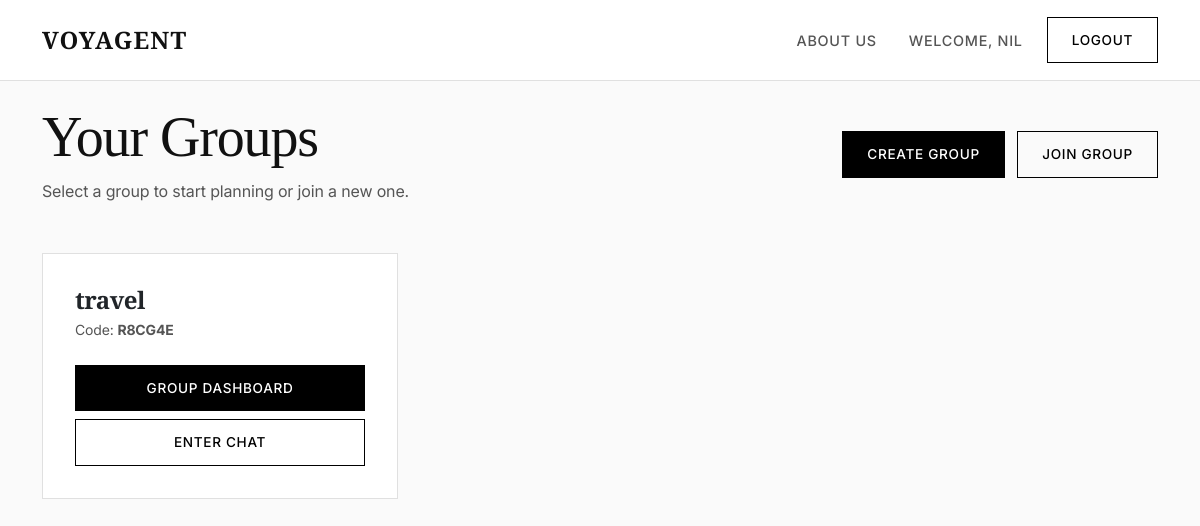
The page / (signed in) on the database as committed earlier.
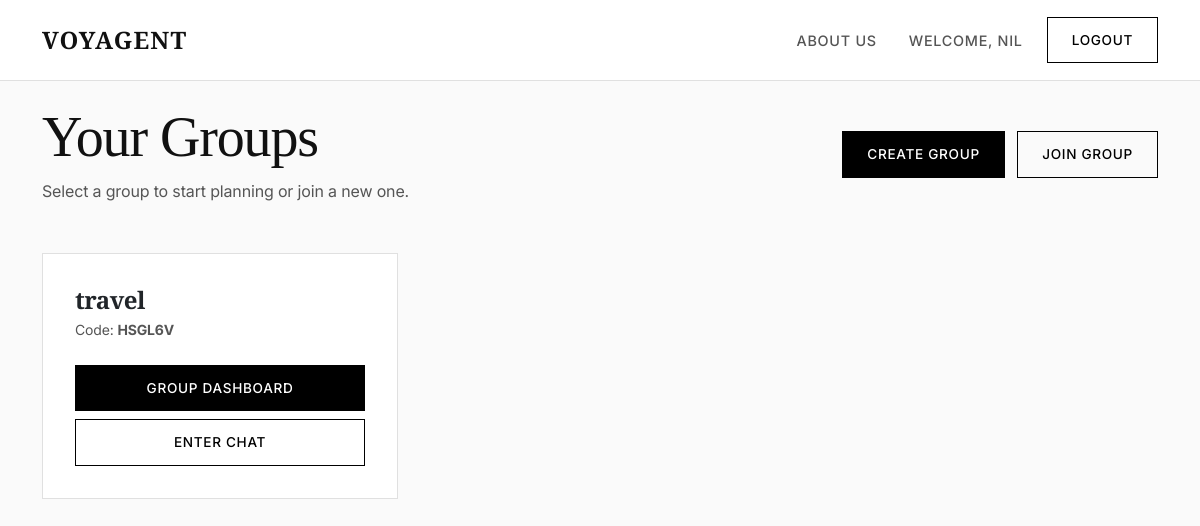
The same page on the database as committed later.
### groups/models.py (models this page shows, shortened)
class ChatGroup(models.Model):
    name = models.CharField(max_length=100)
    code = models.CharField(max_length=8, unique=True, default=generate_unique_code)
    creator = models.ForeignKey(User, on_delete=models.CASCADE, related_name='created_groups')
    members = models.ManyToManyField(User, related_name='chat_groups')
    is_locked = models.BooleanField(default=False)
    created_at = models.DateTimeField(auto_now_add=True)

### groups/views.py (the view)
# urls.py: path('', views.home, name='home'),
@login_required
def home(request):
    groups = request.user.chat_groups.all()
    return render(request, 'groups/home.html', {'groups': groups})

### groups/templates/groups/home.html
{% extends 'base.html' %}
{% block content %}
<div class="row mb-5 align-items-center">
    <div class="col-md-6">
        <h1 class="display-4 font-weight-bold" style="font-family: var(--font-heading);">Your Groups</h1>
        <p class="text-muted-editorial mb-0">Select a group to start planning or join a new one.</p>
    </div>
    <div class="col-md-6 text-md-end mt-4 mt-md-0">
        <a href="{% url 'create_group' %}" class="btn btn-editorial me-2">Create Group</a>
        <a href="{% url 'join_group' %}" class="btn btn-editorial-outline">Join Group</a>
    </div>
</div>
<div class="row g-4">
    {% for group in groups %}
    <div class="col-lg-4 col-md-6">
        <div class="card card-editorial h-100">
            <div class="card-body d-flex flex-column">
                <h3 class="card-title mb-1" style="font-family: var(--font-heading); font-size: 1.5rem;">{{ group.name }}</h3>
                <p class="text-muted-editorial small mb-4">Code: <strong>{{ group.code }}</strong></p>
                <div class="mt-auto">
                    <a href="{% url 'group_detail' group.code %}" class="btn btn-editorial w-100 mb-2">Group Dashboard</a>
                    <a href="{% url 'chat_room' group.code %}" class="btn btn-editorial-outline w-100">Enter Chat</a>
                </div>
            </div>
        </div>
    </div>
    {% empty %}
    <div class="col-12 text-center py-5 border-editorial">
        <h3 class="text-muted-editorial mb-3" style="font-family: var(--font-heading);">No Groups Found</h3>
        <p class="mb-0 text-muted-editorial">You are not in any groups yet. Create or join one to begin.</p>
    </div>
    {% endfor %}
</div>
{% endblock %}

### templates/base.html (shortened to what this page needs)
<!DOCTYPE html>
<html lang="en">
<head>
    <link href="https://cdn.jsdelivr.net/npm/bootstrap@5.3.0/dist/css/bootstrap.min.css" rel="stylesheet">
    {% load static %}
    <link rel="stylesheet" href="{% static 'css/style.css' %}">
</head>
<body>
    <nav class="navbar navbar-expand-lg navbar-editorial fixed-top">
        <div class="container">
            <a class="navbar-brand" href="{% url 'home' %}">Voyagent</a>
            <div class="collapse navbar-collapse" id="navbarNav">
                <ul class="navbar-nav ms-auto align-items-center">
                    <li class="nav-item">
                        <a class="nav-link me-3" href="{% url 'about_us' %}">About Us</a>
                    </li>
                    {% if user.is_authenticated %}
                        <li class="nav-item">
                            <span class="nav-link me-3">Welcome, {{ user.username }}</span>
                        </li>
                        <li class="nav-item">
                            <form method="post" action="{% url 'logout' %}">
                                <button type="submit" class="btn btn-editorial-outline btn-sm">Logout</button>
                            </form>
                        </li>
                    {% endif %}
                </ul>
            </div>
        </div>
    </nav>
    <div class="container mt-4">
        {% block content %}{% endblock %}
    </div>
</body>
</html>

### static/css/style.css (style rules this page uses)
:root { --bg-color: #FAFAFA; --surface-color: #FFFFFF; --text-primary: #111111; --text-secondary: #555555; --border-color: #E0E0E0; --accent-color: #000000; --font-heading: 'Playfair Display', serif; --font-body: 'Inter', sans-serif; --spacing-xs: 0.5rem; --spacing-sm: 1rem; --spacing-md: 2rem; --spacing-lg: 4rem; --spacing-xl: 6rem; }
body { background-color: var(--bg-color); color: var(--text-primary); font-family: var(--font-body); line-height: 1.6; letter-spacing: -0.01em; padding-top: 80px; }
h1, h2, h3, h4, h5, h6 { font-family: var(--font-heading); font-weight: 700; letter-spacing: -0.02em; color: var(--text-primary); }
.display-1, .display-2, .display-3, .display-4, .display-5, .display-6 { font-family: var(--font-heading); }
.navbar-editorial { background-color: var(--surface-color); border-bottom: 1px solid var(--border-color); padding: var(--spacing-sm) 0; box-shadow: none; }
.navbar-editorial .navbar-brand { font-family: var(--font-heading); font-size: 1.5rem; font-weight: 700; color: var(--text-primary) !important; letter-spacing: 0.05em; text-transform: uppercase; }
.navbar-editorial .nav-link { color: var(--text-secondary) !important; font-weight: 500; font-size: 0.9rem; text-transform: uppercase; letter-spacing: 0.05em; transition: color 0.3s ease; }
.card-editorial { background: var(--surface-color); border: 1px solid var(--border-color); border-radius: 0; box-shadow: none; transition: border-color 0.3s ease; }
.card-editorial .card-body { padding: var(--spacing-md); }
.btn-editorial { background-color: var(--accent-color); color: #FFFFFF; border: 1px solid var(--accent-color); border-radius: 0; padding: 0.75rem 1.5rem; font-weight: 500; text-transform: uppercase; letter-spacing: 0.05em; font-size: 0.85rem; transition: all 0.3s ease; }
.btn-editorial-outline { background-color: transparent; color: var(--accent-color); border: 1px solid var(--accent-color); border-radius: 0; padding: 0.75rem 1.5rem; font-weight: 500; text-transform: uppercase; letter-spacing: 0.05em; font-size: 0.85rem; transition: all 0.3s ease; }
.text-muted-editorial { color: var(--text-secondary) !important; }

Rows that differ between the two databases and show on the page:
changed ChatGroup "travel": code "R8CG4E" → "HSGL6V"
